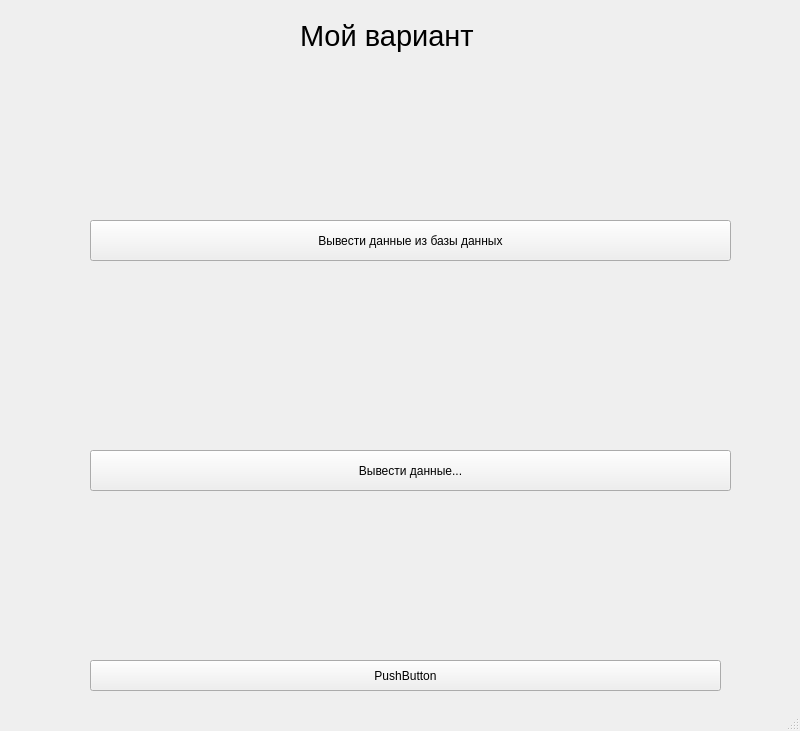
<?xml version="1.0" encoding="UTF-8"?>
<ui version="4.0">
 <class>MainWindow</class>
 <widget class="QMainWindow" name="MainWindow">
  <property name="geometry">
   <rect>
    <x>0</x>
    <y>0</y>
    <width>800</width>
    <height>731</height>
   </rect>
  </property>
  <property name="windowTitle">
   <string>MainWindow</string>
  </property>
  <widget class="QWidget" name="centralwidget">
   <widget class="QLabel" name="label">
    <property name="geometry">
     <rect>
      <x>300</x>
      <y>10</y>
      <width>181</width>
      <height>51</height>
     </rect>
    </property>
    <property name="font">
     <font>
      <pointsize>22</pointsize>
     </font>
    </property>
    <property name="text">
     <string>Мой вариант</string>
    </property>
   </widget>
   <widget class="QLabel" name="label_2">
    <property name="geometry">
     <rect>
      <x>80</x>
      <y>60</y>
      <width>661</width>
      <height>141</height>
     </rect>
    </property>
    <property name="text">
     <string/>
    </property>
   </widget>
   <widget class="QLabel" name="label_3">
    <property name="geometry">
     <rect>
      <x>90</x>
      <y>280</y>
      <width>631</width>
      <height>161</height>
     </rect>
    </property>
    <property name="text">
     <string/>
    </property>
   </widget>
   <widget class="QPushButton" name="pushButton">
    <property name="geometry">
     <rect>
      <x>90</x>
      <y>220</y>
      <width>641</width>
      <height>41</height>
     </rect>
    </property>
    <property name="text">
     <string>Вывести данные из базы данных</string>
    </property>
   </widget>
   <widget class="QPushButton" name="pushButton_2">
    <property name="geometry">
     <rect>
      <x>90</x>
      <y>450</y>
      <width>641</width>
      <height>41</height>
     </rect>
    </property>
    <property name="text">
     <string>Вывести данные...</string>
    </property>
   </widget>
   <widget class="QPushButton" name="pushButton_3">
    <property name="geometry">
     <rect>
      <x>90</x>
      <y>660</y>
      <width>631</width>
      <height>31</height>
     </rect>
    </property>
    <property name="text">
     <string>PushButton</string>
    </property>
   </widget>
   <widget class="QLabel" name="label_4">
    <property name="geometry">
     <rect>
      <x>90</x>
      <y>500</y>
      <width>631</width>
      <height>141</height>
     </rect>
    </property>
    <property name="text">
     <string/>
    </property>
   </widget>
  </widget>
  <widget class="QMenuBar" name="menubar">
   <property name="geometry">
    <rect>
     <x>0</x>
     <y>0</y>
     <width>800</width>
     <height>22</height>
    </rect>
   </property>
  </widget>
  <widget class="QStatusBar" name="statusbar"/>
 </widget>
 <resources/>
 <connections/>
</ui>
